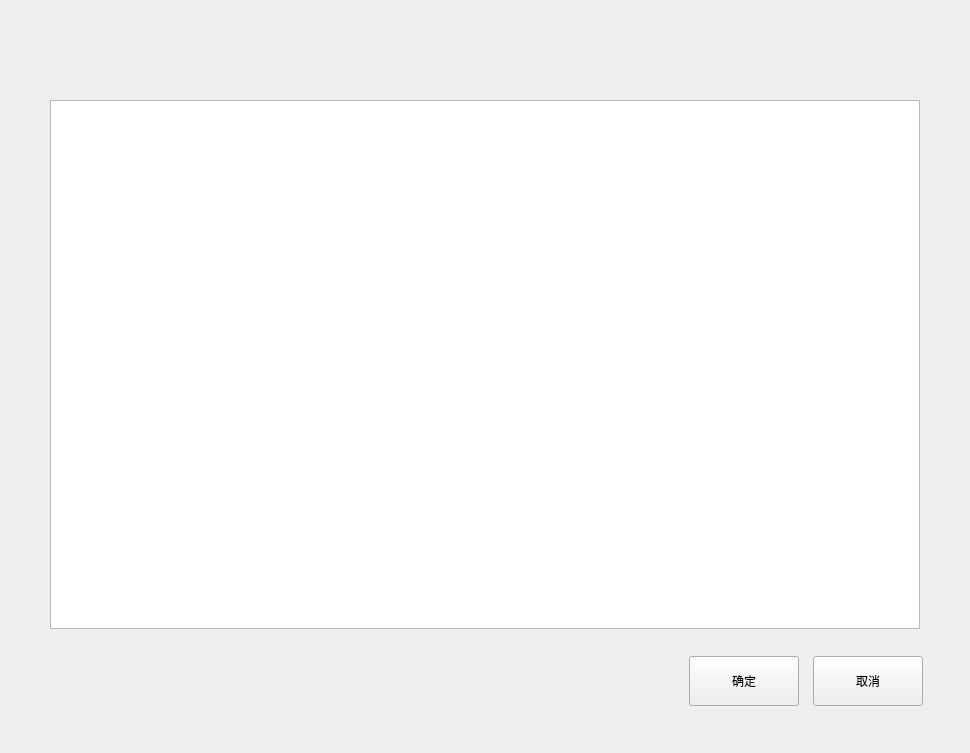
<?xml version="1.0" encoding="UTF-8"?>
<ui version="4.0">
 <class>AssayAllocationDlg</class>
 <widget class="BaseDlg" name="AssayAllocationDlg">
  <property name="geometry">
   <rect>
    <x>0</x>
    <y>0</y>
    <width>970</width>
    <height>753</height>
   </rect>
  </property>
  <property name="windowTitle">
   <string notr="true">AssayAllocationDlg</string>
  </property>
  <widget class="QPushButton" name="save_btn">
   <property name="geometry">
    <rect>
     <x>689</x>
     <y>656</y>
     <width>110</width>
     <height>50</height>
    </rect>
   </property>
   <property name="text">
    <string>确定</string>
   </property>
   <property name="buttons" stdset="0">
    <string notr="true">btn_dlg</string>
   </property>
  </widget>
  <widget class="QPushButton" name="close_btn">
   <property name="geometry">
    <rect>
     <x>813</x>
     <y>656</y>
     <width>110</width>
     <height>50</height>
    </rect>
   </property>
   <property name="text">
    <string>取消</string>
   </property>
   <property name="buttons" stdset="0">
    <string notr="true">btn_dlg</string>
   </property>
  </widget>
  <widget class="QTableView" name="tableView">
   <property name="geometry">
    <rect>
     <x>50</x>
     <y>100</y>
     <width>870</width>
     <height>529</height>
    </rect>
   </property>
   <property name="styleSheet">
    <string notr="true">QTableView QScrollBar::handle:vertical  {
    margin: 46px 3px 3px 2px;
}

QTableView QScrollBar::sub-line:vertical  {
    height: 43px; 
    border-bottom: 1px solid #a4a4a4;
}</string>
   </property>
   <property name="editTriggers">
    <set>QAbstractItemView::NoEditTriggers</set>
   </property>
   <property name="selectionMode">
    <enum>QAbstractItemView::SingleSelection</enum>
   </property>
   <property name="selectionBehavior">
    <enum>QAbstractItemView::SelectRows</enum>
   </property>
   <property name="showGrid">
    <bool>false</bool>
   </property>
   <property name="bordersT" stdset="0">
    <string notr="true">top</string>
   </property>
   <attribute name="horizontalHeaderDefaultSectionSize">
    <number>300</number>
   </attribute>
   <attribute name="horizontalHeaderHighlightSections">
    <bool>false</bool>
   </attribute>
   <attribute name="horizontalHeaderStretchLastSection">
    <bool>false</bool>
   </attribute>
   <attribute name="verticalHeaderVisible">
    <bool>false</bool>
   </attribute>
   <attribute name="verticalHeaderDefaultSectionSize">
    <number>44</number>
   </attribute>
   <attribute name="verticalHeaderMinimumSectionSize">
    <number>40</number>
   </attribute>
  </widget>
  <widget class="QFrame" name="line_h">
   <property name="geometry">
    <rect>
     <x>50</x>
     <y>628</y>
     <width>870</width>
     <height>1</height>
    </rect>
   </property>
   <property name="frameShape">
    <enum>QFrame::StyledPanel</enum>
   </property>
   <property name="frameShadow">
    <enum>QFrame::Raised</enum>
   </property>
   <property name="lines" stdset="0">
    <string>solid</string>
   </property>
  </widget>
  <widget class="QFrame" name="line_v">
   <property name="geometry">
    <rect>
     <x>50</x>
     <y>100</y>
     <width>1</width>
     <height>529</height>
    </rect>
   </property>
   <property name="frameShape">
    <enum>QFrame::StyledPanel</enum>
   </property>
   <property name="frameShadow">
    <enum>QFrame::Raised</enum>
   </property>
   <property name="lines" stdset="0">
    <string>solid</string>
   </property>
  </widget>
  <widget class="QFrame" name="line_v_2">
   <property name="geometry">
    <rect>
     <x>919</x>
     <y>100</y>
     <width>1</width>
     <height>529</height>
    </rect>
   </property>
   <property name="frameShape">
    <enum>QFrame::StyledPanel</enum>
   </property>
   <property name="frameShadow">
    <enum>QFrame::Raised</enum>
   </property>
   <property name="lines" stdset="0">
    <string>solid</string>
   </property>
  </widget>
 </widget>
 <customwidgets>
  <customwidget>
   <class>BaseDlg</class>
   <extends>QWidget</extends>
   <header location="global">basedlg.h</header>
   <container>1</container>
  </customwidget>
 </customwidgets>
 <resources/>
 <connections>
  <connection>
   <sender>close_btn</sender>
   <signal>clicked()</signal>
   <receiver>AssayAllocationDlg</receiver>
   <slot>close()</slot>
   <hints>
    <hint type="sourcelabel">
     <x>850</x>
     <y>680</y>
    </hint>
    <hint type="destinationlabel">
     <x>281</x>
     <y>162</y>
    </hint>
   </hints>
  </connection>
 </connections>
</ui>
